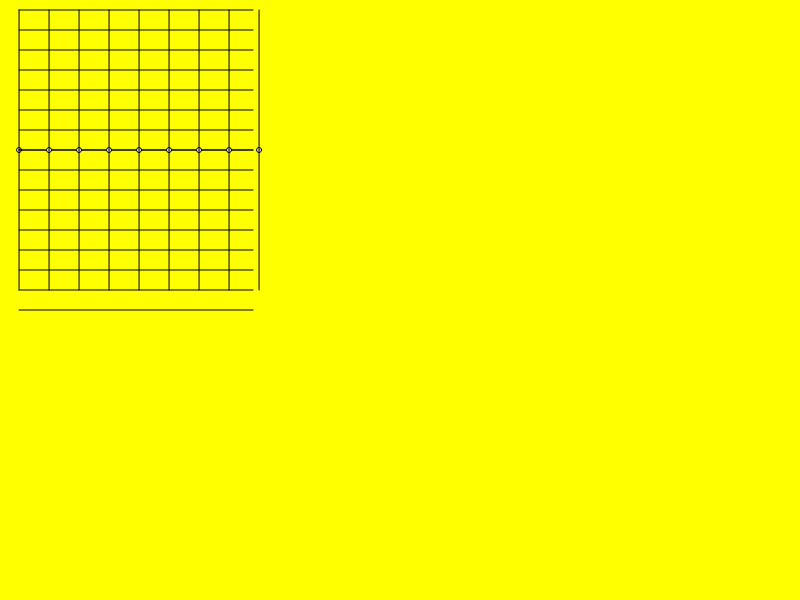
Frame 1 (no input)
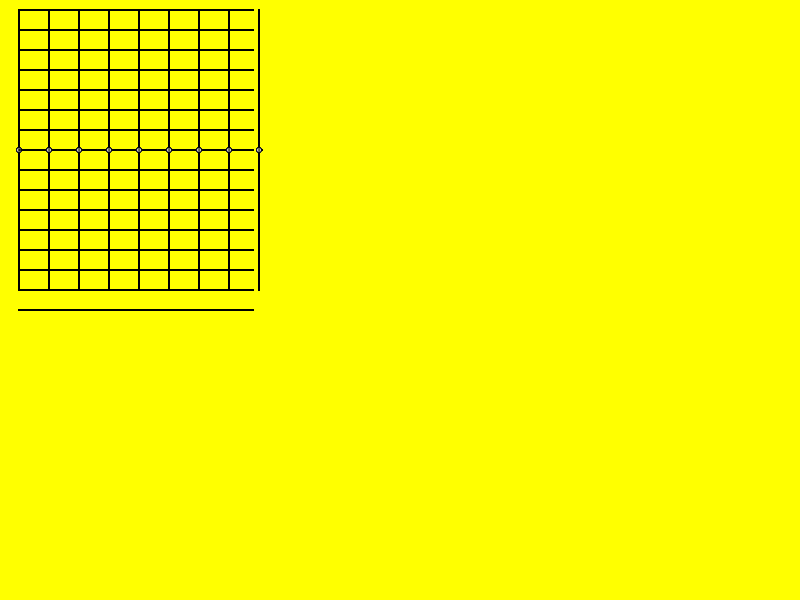
Frame 60 (no input)
Frame 120 (the mouse pressed at the canvas centre since frame 60): identical to frame 60, image omitted

The p5.js sketch that drew these frames (run headless with seeded random() and noise() and a simulated clock; from frame 60 on, the mouse is pressed at the canvas centre):

// p5.js sketch
// ── sketch.js
//==== Global variables ======
//pmY = []//len =8
//sig = []//len=8
//N = pmY.length
//N=32
//xs = -200;
//ys = -220;; //starting coods
//xx = []; // xposition holder
//eps = 10; // tolerance

//backgnd = [255, 255, 0]
//foregnd = [255, 0, 0]
//var x = [0]
//Xcos = [];
//Xsin = [];
//Xmag = [];
//Xph = []

//=========================
//===== setup() ==========
function setup() {
  
  createCanvas(800,600);
  backgnd = [255, 255, 0]
  foregnd = [255, 0, 0]
  var x = [0]
  Xcos = [];sig=[]
  Xsin = [];
  Xmag = [];
  Xph = []
  pmY=[];sig=[]
  xx = []; // xposition holder
  eps = 10; // tolerance
  N=9
  xs=-width/2.1;ys=-height/4
  //xs=0;ys=0
  angleMode(DEGREES)
  background(backgnd)
  initSig()

}
//========================

//========== draw() =======================================
function draw() {

  translate(width/2, height/2)
  
  dispSig()
  myDFT(sig)
  print('Xmag= ' + Xmag)
}; // end of function draw()
//=================================================
function dispSig() {
  mY = (mouseY - (height / 2))
  if (mY < -358) {
    mY = -358
  } //restrict height within graph
  if (mY > -82) {
    mY = -82
  } // restrict height within graph
  //print('mY='+mY)
  mx = mouseX - width / 2;
  for (i = 0; i < N; i++) {
    xx[i] = xs + i * 30 // hori spacing
    ellipse(xx[i], ys, 5)
    line(xx[i], ys, xx[i], ys - 140) //vert lines up
    line(xx[i], ys, xx[i], ys + 140) //vert lines down

    line(xs, ys - 20 * i, xs + N * 26, ys - 20 * i) //horiz lines up
    line(xs, ys + 20 * i, xs + N * 26, ys + 20 * i) //horiz lines dn
  }; //end of for loop for plotting small circles
  for (i = 0; i < N; i++) {
    dx = abs(xx[i] - mx)

    if (dx < eps) {

      ellipse(xx[i], ys, 10);
      push()
      strokeWeight(9); //did the trick!
      stroke(backgnd)
      line(xx[i], ys, xx[i], pmY[i]) //signal bar
      pop()
      push()
      stroke(foregnd)
      strokeWeight(4)
      line(xx[i], ys, xx[i], mY) //signal bar
      pop()
      pmY[i] = mY; // y decreses upwords !
      sig[i] = -(mY - ys);
    }; // end of if block
  }; //end of for loop

}; //end of function dispSig()

function initDFT() {
  for (i = 0; i < N; i++) {
    Xcos[i] = 0;
    Xsin[i] = 0;
    Xmag[i] = 0;
  }; // end of for loop
}//end of function initDFT()

function initSig() {
  for (i = 0; i < N; i++) {
    sig[i] = 0;
    
  }; // end of for loop
}//end of function initSig()



function myDFT(signal)

{
  print(signal)
  initDFT()

  for (m = 0; m < N; m++) {
    for (n = 0; n < N; n++) {
      //print(n,signal[n])
      // angleMode(DEGREES) therefore argument of trigometric
      // functions is interpreted to be in degrees
      Xcos[m] = Xcos[m] + signal[n] * cos(degrees(2 * PI * m * n) / N);
      Xsin[m] = Xsin[m] - signal[n] * sin(degrees(2 * PI * m * n / N));
      //
    }; // end of inner for loop
    Xmag[m] = sqrt(Xcos[m] ** 2 + Xsin[m] ** 2)
    Xph[m] = atan2(Xsin[m], Xcos[m])
    Xmag[m]=round(Xmag[m])
  }; // end of outer for loop

}; //end of funciton dft()
